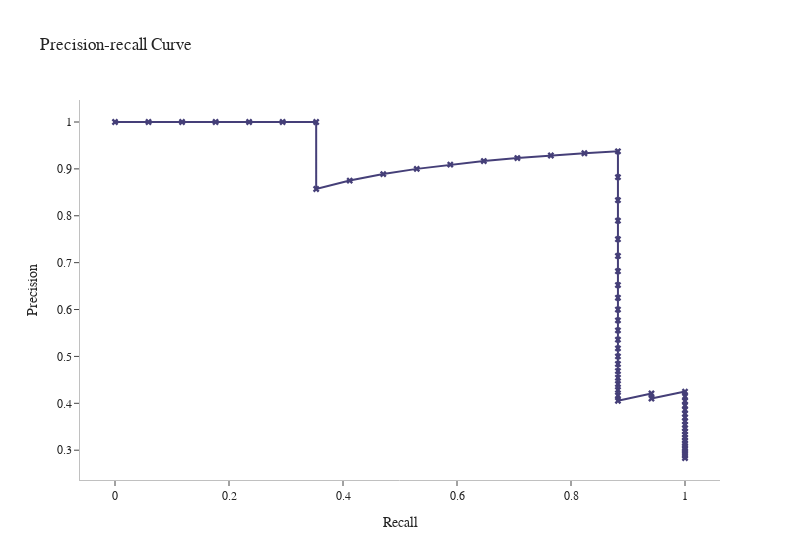

Notebook source saved alongside this figure:
### Markdown cell above
Observing the confusion matrix above, the model with all features classified 4 false negative and this is bad, because the people that were classified as false negative dead.

### Code cell
def plot_precision_recall(lr: LogisticRegression,X_train: pd.DataFrame,X_test: pd.DataFrame,y_train: pd.Series,y_test: pd.Series):
    # traning a model
    lr.fit(X_train,y_train)
    # making predict
    y_pred_proba = lr.predict_proba(X_test)
    precision,recall,threshold = precision_recall_curve(y_test,y_pred_proba[:,1])

    fig = go.Figure()
    fig.add_trace(go.Scatter(x=recall,y=precision,mode='lines+markers',marker_color='#453F78',marker_symbol='x',marker_size=0))
    fig.update_xaxes(title='Recall',linecolor='silver')
    fig.update_yaxes(title='Precision',linecolor='silver')
    fig.update_layout(title='Precision-recall Curve',template='simple_white',width=800,font_family='RockWell')
    fig.show()
    print(f'AUC precision-recall curve: {auc(recall,precision):.2%}')
plot_precision_recall(lr,X_train,X_test,y_train,y_test)

### Figure 1 — Plotly figure (JSON) as saved in the notebook; plotly's stock layout.template omitted (floating-point values rounded to 4 significant figures)
{"data": [{"marker": {"color": "#453F78", "size": 0, "symbol": "x"}, "mode": "lines+markers", "type": "scatter", "x": [1, 1, 1, 1, 1, 1, 1, 1, 1, 1, 1, 1, 1, 1, 1, 1, 1, 1, 1, 1, 1, 0.9412, 0.9412, 0.8824, 0.8824, 0.8824, 0.8824, 0.8824, 0.8824, 0.8824, 0.8824, 0.8824, 0.8824, 0.8824, 0.8824, 0.8824, 0.8824, 0.8824, 0.8824, 0.8824, 0.8824, 0.8824, 0.8824, 0.8824, 0.8824, 0.8235, 0.7647, 0.7059, 0.6471, 0.5882, 0.5294, 0.4706, 0.4118, 0.3529, 0.3529, 0.2941, 0.2353, 0.1765, 0.1176, 0.05882, 0], "y": [0.2833, 0.2881, 0.2931, 0.2982, 0.3036, 0.3091, 0.3148, 0.3208, 0.3269, 0.3333, 0.34, 0.3469, 0.3542, 0.3617, 0.3696, 0.3778, 0.3864, 0.3953, 0.4048, 0.4146, 0.425, 0.4103, 0.4211, 0.4054, 0.4167, 0.4286, 0.4412, 0.4545, 0.4688, 0.4839, 0.5, 0.5172, 0.5357, 0.5556, 0.5769, 0.6, 0.625, 0.6522, 0.6818, 0.7143, 0.75, 0.7895, 0.8333, 0.8824, 0.9375, 0.9333, 0.9286, 0.9231, 0.9167, 0.9091, 0.9, 0.8889, 0.875, 0.8571, 1, 1, 1, 1, 1, 1, 1]}], "layout": {"font": {"family": "RockWell"}, "title": {"text": "Precision-recall Curve"}, "width": 800, "xaxis": {"linecolor": "silver", "title": {"text": "Recall"}}, "yaxis": {"linecolor": "silver", "title": {"text": "Precision"}}}}
